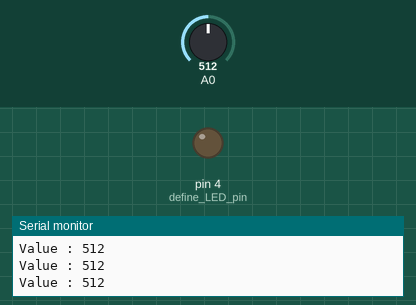
The sketch below on a simulated Arduino Uno, built with avr-gcc and run on an emulated ATmega328P. Shown: output pins drawn as LEDs (lit = HIGH), the last lines printed to the serial monitor. Inputs (shaded band) come from the test bench; at power-on: A0 = 512.

Above: at 1.2 s.
1.3 s: A0 set to 315
4.3 s: A0 set to 284
At 5.0 s:
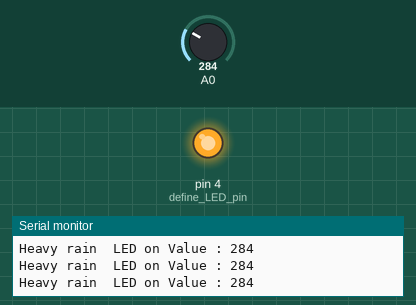
5.8 s: A0 set to 1023
At 6.6 s:
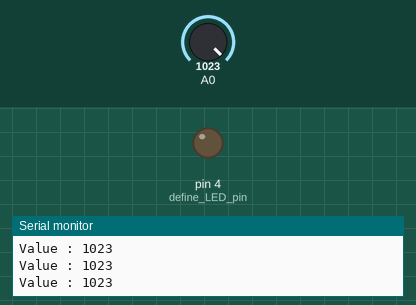
Timing chart, 0 to 8.8 s (numbered marks = the images above; inputs shaded):
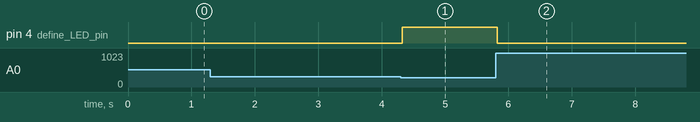

The sketch:

Rain_sensor_arduino.ino
```cpp
// ---------------------------------------------------------------- //
// ID OF USER: Rakeshtsg
// INTERFACE: Arduino
// Using Arduino IDE
// Using  with arduino - Rain sensor arduino
// Tested on N/A
//VCC – 3.3v – 5v.
//GND – GND.
//AO – A0 arduino analog value.
//DO –  digital D4.
// ---------------------------------------------------------------- //
void setup() {
  Serial.begin(9600);//enable serial monitor
  pinMode(4, OUTPUT);//define LED pin
}
void loop()
{
  int value = analogRead(A0);//read value
  Serial.print("Value : ");
  Serial.println(value);
  if (value < 300) {//check condition
    digitalWrite(4, HIGH);
    Serial.print("Heavy rain  LED on ");
  } else {
    digitalWrite(4, LOW);
  }
}
```

Measured:
- the behaviour switches between 300 and 299 on A0 (found by bisection; images 0 and 1)
- after the input at 4.3 s, pin 4 (define_LED_pin): LOW → HIGH at once
- after the input at 5.8 s, pin 4 (define_LED_pin): HIGH → LOW at once
